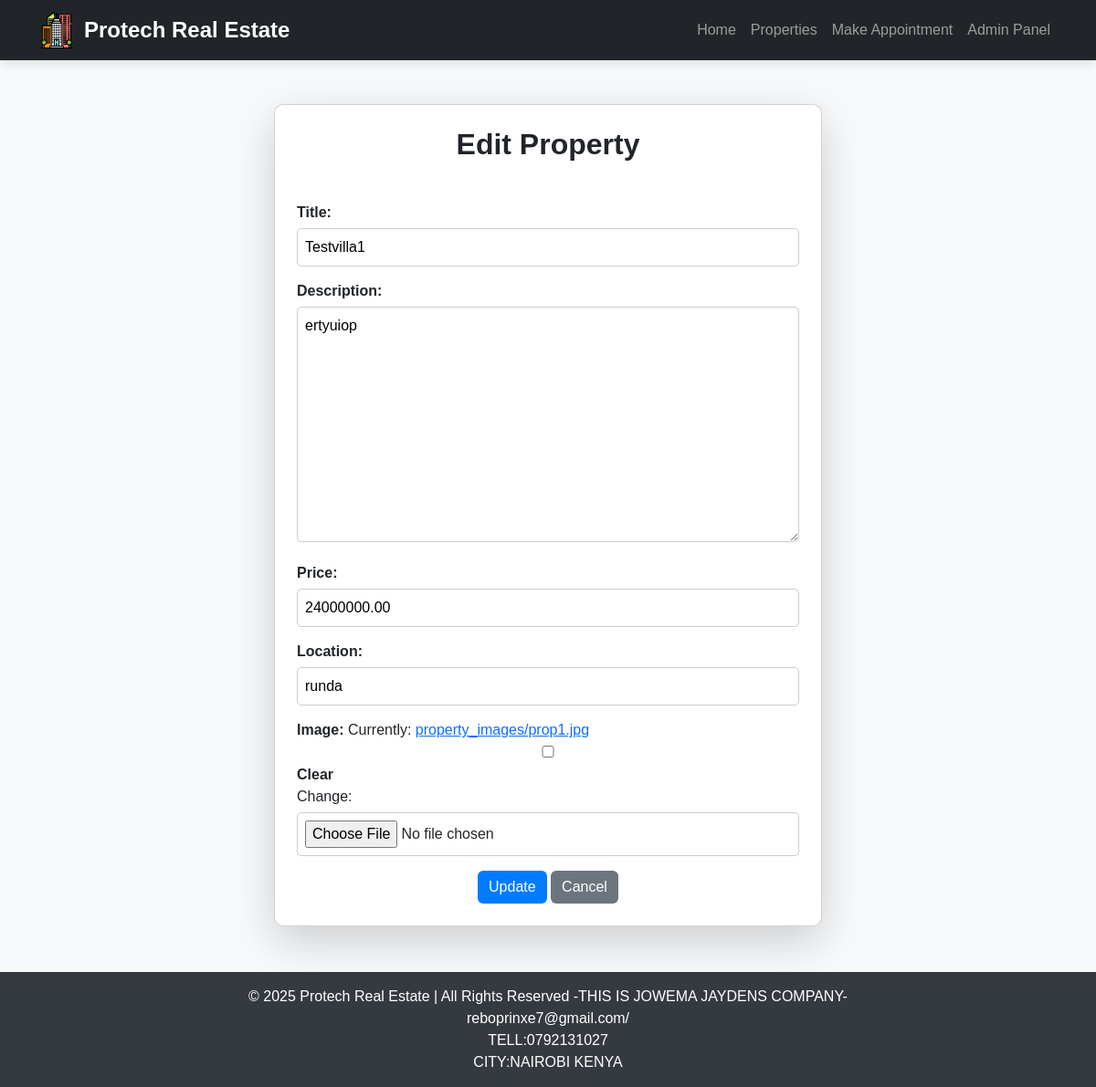
The page /admin-panel/edit-property/1/ (signed in) on the database as committed earlier.
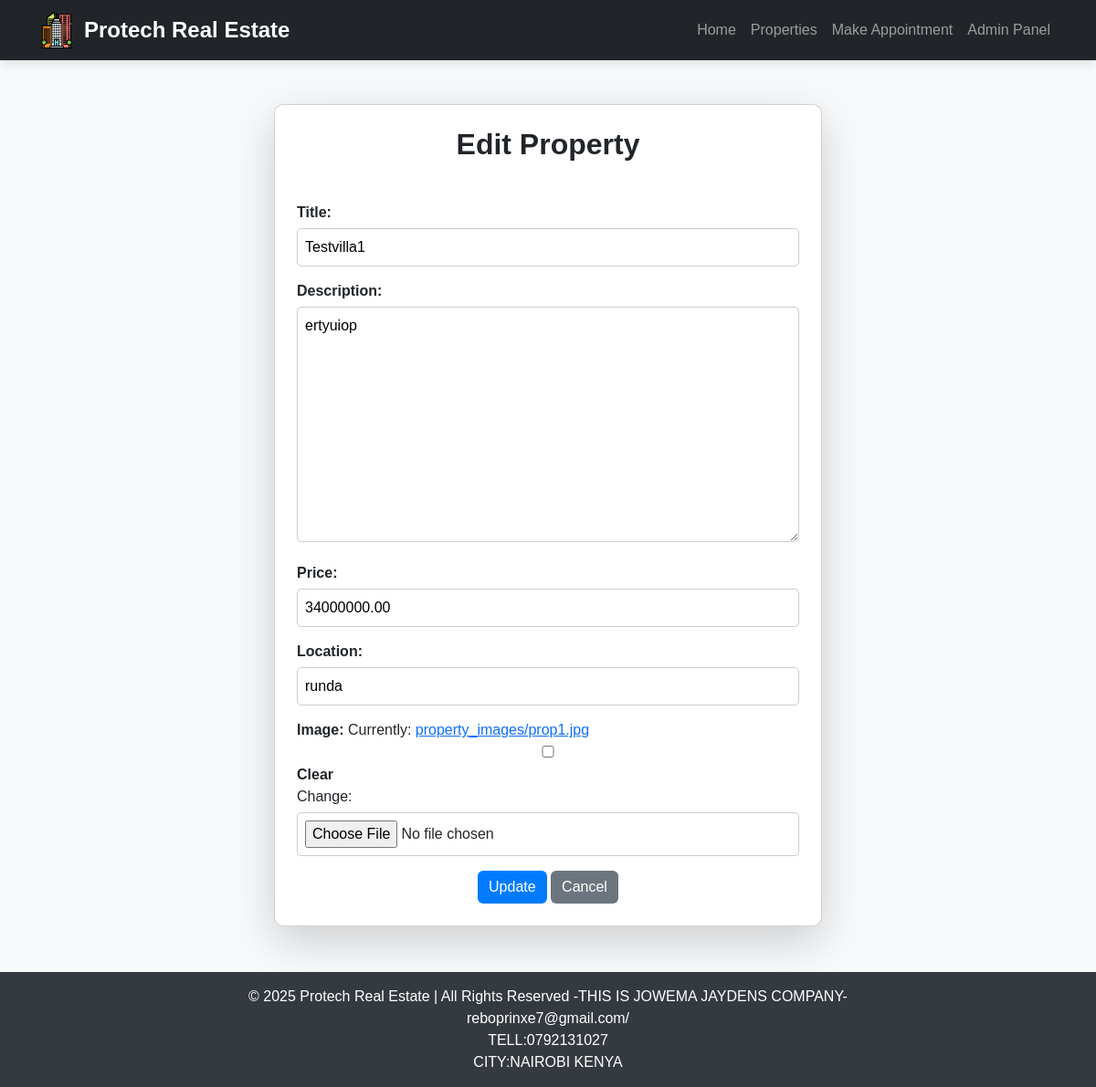
The same page on the database as committed later.
### realestate/models.py (models this page shows, shortened)
class Property(models.Model):
    title = models.CharField(max_length=200)
    description = models.TextField()
    price = models.DecimalField(max_digits=10, decimal_places=2)
    location = models.CharField(max_length=255)
    image = models.ImageField(upload_to='property_images/', null=True, blank=True)
    created_at = models.DateTimeField(auto_now_add=True)

### realestate/views.py (the view)
# urls.py: path('edit-property/<int:id>/', edit_property, name='edit_property'),
@login_required
def edit_property(request, id):
    property_obj = get_object_or_404(Property, id=id)
    if request.method == "POST":
        form = PropertyForm(request.POST, request.FILES, instance=property_obj)
        if form.is_valid():
            form.save()
            return redirect('admin_dashboard')
    else:
        form = PropertyForm(instance=property_obj)
    return render(request, 'edit_property.html', {'form': form})

### realestate/forms.py
class PropertyForm(forms.ModelForm):
    class Meta:
        model = Property
        fields = ['title', 'description', 'price', 'location', 'image']

### templates/edit_property.html (shortened to what this page needs)
{% extends 'base.html' %}
{% load static %}
{% block content %}
<div class="container mt-5">
    <div class="card shadow-lg p-4">
        <h2 class="text-center text-dark fw-bold">Edit Property</h2>
        <form method="post" enctype="multipart/form-data" class="mt-4">
            <div class="mb-3">
                {{ form.as_p }}
            </div>
            <div class="text-center">
                <button type="submit" class="btn btn-primary">Update</button>
                <a href="{% url 'admin_dashboard' %}" class="btn btn-secondary">Cancel</a>
            </div>
        </form>
    </div>
</div>
{% endblock %}

Rows that differ between the two databases and show on the page:
changed Property "Testvilla1": price "24000000.00" → "34000000.00"
